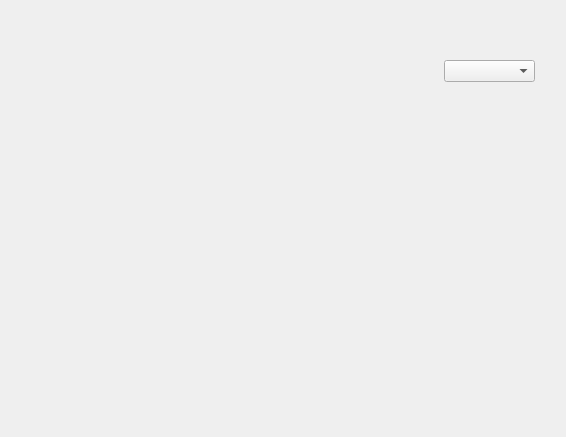
<?xml version="1.0" encoding="UTF-8"?>
<ui version="4.0">
 <class>Dialog</class>
 <widget class="QDialog" name="Dialog">
  <property name="geometry">
   <rect>
    <x>0</x>
    <y>0</y>
    <width>566</width>
    <height>437</height>
   </rect>
  </property>
  <property name="windowTitle">
   <string>Dialog</string>
  </property>
  <widget class="QComboBox" name="comboBox">
   <property name="geometry">
    <rect>
     <x>444</x>
     <y>60</y>
     <width>91</width>
     <height>22</height>
    </rect>
   </property>
  </widget>
 </widget>
 <resources/>
 <connections/>
</ui>
